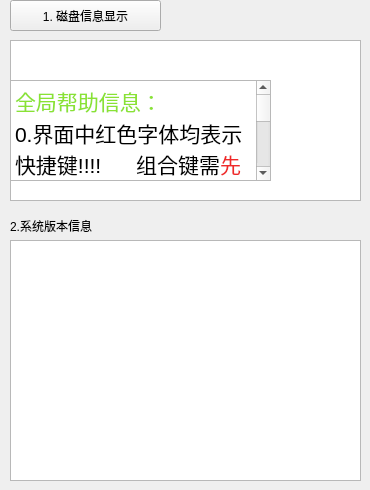
   <widget class="QWidget" name="page_9">
    <widget class="QLabel" name="label_99">
     <property name="geometry">
      <rect>
       <x>10</x>
       <y>210</y>
       <width>121</width>
       <height>31</height>
      </rect>
     </property>
     <property name="styleSheet">
      <string notr="true">font: 10pt &quot;Ubuntu&quot;;</string>
     </property>
     <property name="text">
      <string>2.系统版本信息</string>
     </property>
    </widget>
    <widget class="QPushButton" name="pushButton_disk_info">
     <property name="geometry">
      <rect>
       <x>10</x>
       <y>0</y>
       <width>151</width>
       <height>31</height>
      </rect>
     </property>
     <property name="styleSheet">
      <string notr="true">font: 10pt &quot;Ubuntu&quot;;</string>
     </property>
     <property name="text">
      <string>1. 磁盘信息显示</string>
     </property>
    </widget>
    <widget class="QTextBrowser" name="textBrowser_system_info">
     <property name="geometry">
      <rect>
       <x>10</x>
       <y>240</y>
       <width>351</width>
       <height>241</height>
      </rect>
     </property>
     <property name="styleSheet">
      <string notr="true">font: 10pt &quot;Ubuntu&quot;;</string>
     </property>
    </widget>
    <widget class="QTextBrowser" name="textBrowser_disk_info">
     <property name="geometry">
      <rect>
       <x>10</x>
       <y>40</y>
       <width>351</width>
       <height>161</height>
      </rect>
     </property>
     <property name="styleSheet">
      <string notr="true">font: 10pt &quot;Ubuntu&quot;;</string>
     </property>
    </widget>
    <widget class="QTextBrowser" name="textBrowser_help_page8">
     <property name="geometry">
      <rect>
       <x>10</x>
       <y>80</y>
       <width>261</width>
       <height>101</height>
      </rect>
     </property>
     <property name="html">
      <string>&lt;!DOCTYPE HTML PUBLIC &quot;-//W3C//DTD HTML 4.0//EN&quot; &quot;http://www.w3.org/TR/REC-html40/strict.dtd&quot;&gt;
&lt;html&gt;&lt;head&gt;&lt;meta name=&quot;qrichtext&quot; content=&quot;1&quot; /&gt;&lt;style type=&quot;text/css&quot;&gt;
p, li { white-space: pre-wrap; }
&lt;/style&gt;&lt;/head&gt;&lt;body style=&quot; font-family:'SimSun'; font-size:9pt; font-weight:400; font-style:normal;&quot;&gt;
&lt;p style=&quot; margin-top:0px; margin-bottom:0px; margin-left:0px; margin-right:0px; -qt-block-indent:0; text-indent:0px;&quot;&gt;&lt;span style=&quot; font-family:'Ubuntu'; font-size:16pt; color:#8ae234;&quot;&gt;全局帮助信息：&lt;/span&gt;&lt;/p&gt;
&lt;p style=&quot; margin-top:0px; margin-bottom:0px; margin-left:0px; margin-right:0px; -qt-block-indent:0; text-indent:0px;&quot;&gt;&lt;span style=&quot; font-family:'Ubuntu'; font-size:16pt;&quot;&gt;0.界面中红色字体均表示快捷键!!!!      组合键需&lt;/span&gt;&lt;span style=&quot; font-family:'Ubuntu'; font-size:16pt; color:#ef2929;&quot;&gt;先按下测试（不松开），再按其他&lt;/span&gt;&lt;/p&gt;
&lt;p style=&quot; margin-top:0px; margin-bottom:0px; margin-left:0px; margin-right:0px; -qt-block-indent:0; text-indent:0px;&quot;&gt;&lt;span style=&quot; font-family:'Ubuntu'; font-size:16pt;&quot;&gt;1.快速切换到对应的页面：组合键，按下test，再按1-9中任意数字，将切换到对应的页面。&lt;/span&gt;&lt;/p&gt;
&lt;p style=&quot; margin-top:0px; margin-bottom:0px; margin-left:0px; margin-right:0px; -qt-block-indent:0; text-indent:0px;&quot;&gt;&lt;span style=&quot; font-family:'Ubuntu'; font-size:16pt;&quot;&gt;2.上一页，下一页：组合键，按下test，再按方向上或者方向下，将进行翻页操作。&lt;/span&gt;&lt;/p&gt;
&lt;p style=&quot; margin-top:0px; margin-bottom:0px; margin-left:0px; margin-right:0px; -qt-block-indent:0; text-indent:0px;&quot;&gt;&lt;span style=&quot; font-family:'Ubuntu'; font-size:16pt;&quot;&gt;3.重启设备： 组合键，按下test，再按下PTT，&lt;/span&gt;&lt;span style=&quot; font-family:'Ubuntu'; font-size:16pt; color:#cc0000;&quot;&gt;设备将重启&lt;/span&gt;&lt;/p&gt;
&lt;p style=&quot; margin-top:0px; margin-bottom:0px; margin-left:0px; margin-right:0px; -qt-block-indent:0; text-indent:0px;&quot;&gt;&lt;span style=&quot; font-family:'Ubuntu'; font-size:16pt;&quot;&gt;4.默认启动页：选择下次启动时将显示的页面。&lt;/span&gt;&lt;/p&gt;&lt;/body&gt;&lt;/html&gt;</string>
     </property>
    </widget>
   </widget>
